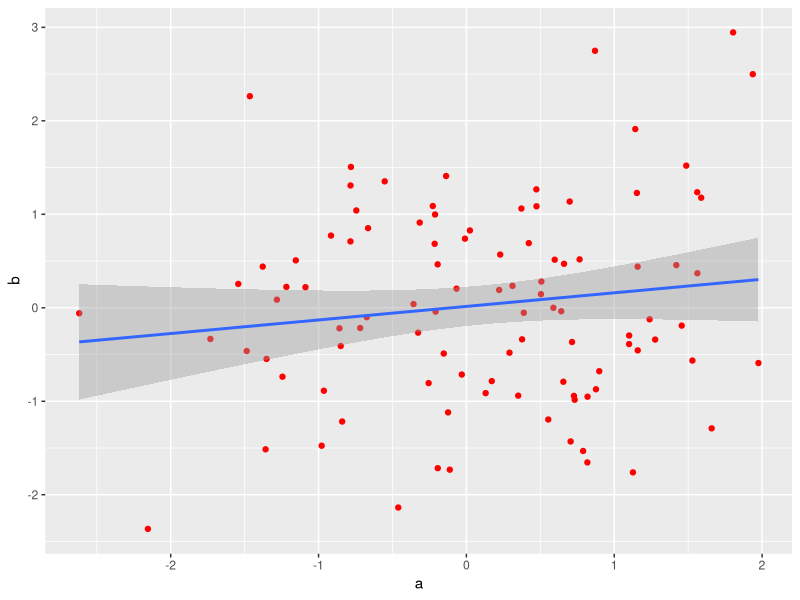
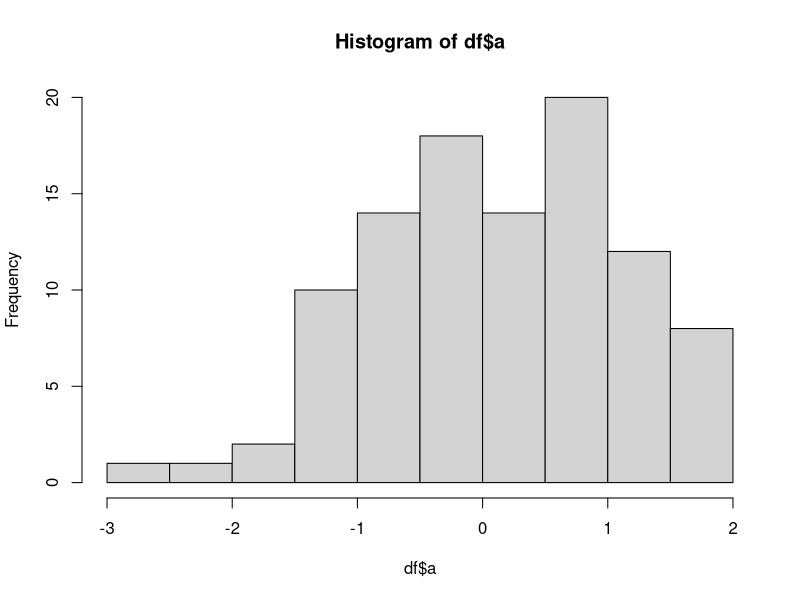
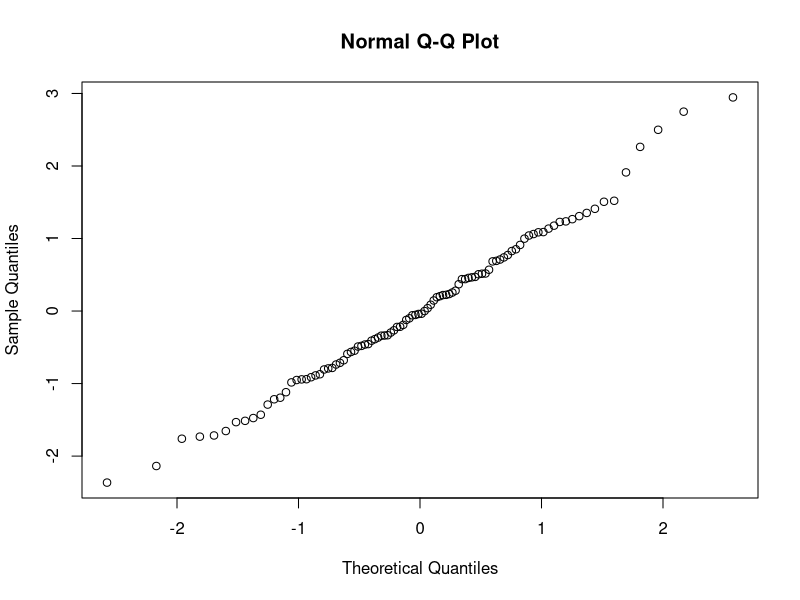

Reproduce these figures in R, in order.
library("ggplot2")

df <- data.frame(a = rnorm(100), b = rnorm(100))

ggplot(df, aes(a, b)) + geom_point(color = "red") + geom_smooth(method = "lm")

hist(df$a)

qqnorm(df$b)